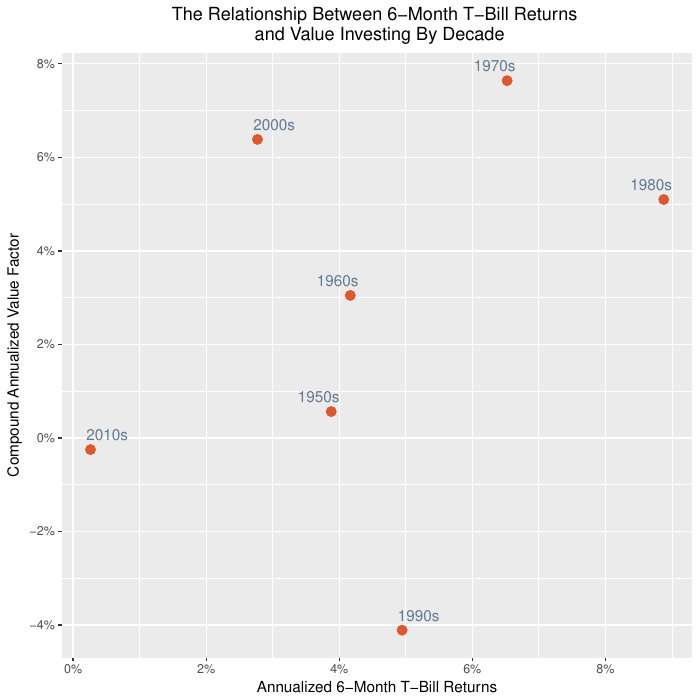

Reproduce this figure in R.
#!/usr/bin/env Rscript

# Load libraries
library(ggplot2)
library(stringr)
library(scales)
library(ggthemes)
library(PerformanceAnalytics)
library(RColorBrewer)
library(plyr)
library(gdata)

# Define geometric mean
geomean = function(x, na.rm=TRUE){
  exp(sum(log(x[x > 0]), na.rm=na.rm) / length(x))
}

# You can change the ending date of the analysis by changing these variables
# Beware, however, that the source datafile may only be updated annually
# and therefore the most recent monthly may not be available
end.year     <- 2017 
end.month    <- 5

# For downloading French's value performance data #

# The URL for the value data
value.data.url     <- "http://mba.tuck.dartmouth.edu/pages/faculty/ken.french/ftp/F-F_Benchmark_Factors_Monthly.zip"

# Download the data and unzip it
temp.file <- tempfile()
download.file(value.data.url, temp.file)
file.list <- unzip(temp.file, list=TRUE)

# Parse the data
value.data   <- read.csv(unzip(temp.file,files=as.character(file.list[1,1])),
                         sep = "",
                         header=TRUE )
names(value.data)[[1]] <- "DATE"

# Now we want to remove all the data below the end date

# Transforming French's date data
ds.year     <- as.numeric(substr(value.data$DATE[[1]],1,4))
ds.month    <- as.numeric(substr(value.data$DATE[[1]],5,6))
num.rows    <- 12 * (end.year-ds.year)+(end.month-ds.month)+1

ir.data.start.year <- 1959
ir.data.start.month <- 1

start.index <- 12 * (ir.data.start.year - ds.year) + (ir.data.start.month - ds.month) + 1
value.data <- value.data[start.index: num.rows, ]
date.seq    <- as.Date(paste(value.data$DATE,"01",sep=""),"%Y%m%d")
value.data$DATE <- date.seq

# Transform the data so that the return cells are numeric decimal format
for (i in 2:ncol(value.data)) value.data[,i] <- as.numeric(str_trim(value.data[,i]))
for (i in 2:ncol(value.data)) value.data[,i] <- value.data[,i]/100

# Now we calculate the the HML sequence from the factor sequences
value.data$Hi.Lo <- value.data$HML

# Converting monthly value peformance data into annual value performance data #
ts.data <- data.frame(value.data$Hi.Lo)
row.names(ts.data) <- date.seq

hi.lo.monthly <- xts(ts.data$value.data.Hi.Lo,date.seq)

hi.lo.annual  <- aggregate(hi.lo.monthly+1,
                           as.integer(format(index(hi.lo.monthly),"%Y")), prod)-1


# For reading in 6-month T-Bill data #
ir.data <- read.xls('tbill_6mo.xlsx',
                      header=TRUE)
ir.data <- head(ir.data, num.rows - start.index + 1)

# Convert into annualized ir return data 
ir.data <- cbind(ir.data, value.data$DATE)
ir.monthly <- xts(as.numeric(as.character(ir.data$tbill6mo))/100, ir.data$`value.data$DATE`)
ir.annual <- aggregate(ir.monthly,as.integer(format(index(ir.monthly), "%Y")), mean)

# Create new data frame as zoo object
data.annual    <- merge.zoo( ir.annual, hi.lo.annual )
df.annual      <- data.frame(ir=data.annual$ir.annual,hilo=data.annual$hi.lo.annual)
df.annual$year <- rownames(df.annual)

# Computing the data for the decade
ir.decade     <- aggregate(ir.annual+1,
                           as.integer(substr(index(ir.annual),1,3)), geomean) - 1
hi.lo.decade   <- aggregate(hi.lo.annual+1,
                            as.integer(substr(index(hi.lo.annual),1,3)), geomean) - 1

data.decade    <- merge.zoo( ir.decade, hi.lo.decade )

df.decade      <- data.frame(ir=data.decade$ir.decade,hilo=data.decade$hi.lo.decade)
df.decade$year <- rownames(df.decade)

# Creating the png canvas to draw graph on
pdf.filename <- "value-ir-6mo-plot.pdf"
pdf(pdf.filename)

p <- ggplot(df.decade,aes(x=ir,y=hilo))
p <- p + geom_point(color="#DD592D",size=3)
p <- p + geom_text(data=subset(df.decade, year<198.5),
                   aes(label=paste(year,"0s",sep=""),
                       vjust=-.8,hjust=0.8),size=4,color='#617994')
p <- p + geom_text(data=subset(df.decade, year>198.5),
                   aes(label=paste(year,"0s",sep=""),vjust=-.8,hjust=0.1),
                   size=4,color='#617994')
p <- p + scale_x_continuous("Annualized 6-Month T-Bill Returns",
                            label=percent,
                            c(-0.04,-0.02,0,0.02,0.04,0.06,0.08))
p <- p + scale_y_continuous("Compound Annualized Value Factor",
                            label=percent,
                            breaks=c(-0.04,-0.02,0,0.02,0.04,0.06,0.08,0.10))+ggtitle("\n\n\n\n")
p <- p + ggtitle("The Relationship Between 6-Month T-Bill Returns \n and Value Investing By Decade")
p <- p + theme(plot.title = element_text(hjust=0.5))

p

dev.off()

# Opening the png file 
system2('open', args = pdf.filename, wait = FALSE)
